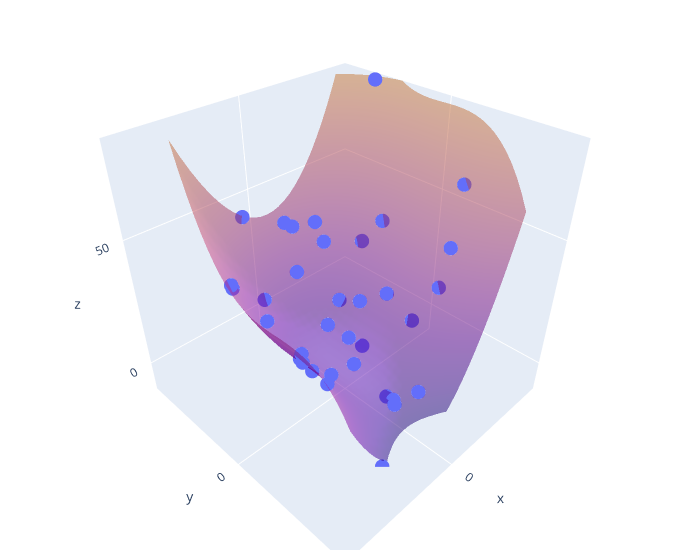

Here is the notebook cell this chart was saved with:
### Code cell
# See how well your result fits the test set (no input needed)
zz_test = [r[0] for r in y_test]
trace = go.Scatter3d(x=Xhat_test[:,1], y=Xhat_test[:,2], z=zz_test, mode='markers',marker=dict(size=5))
xs,ys = Xhat_test[:,1],Xhat_test[:,2]
xxx = np.outer(np.linspace(min(xs), max(xs), 30), np.ones(30))
yyy = np.outer(np.linspace(min(ys), max(ys), 30), np.ones(30)).T
zzz = 0
mons = generate_monomials_leq(X.shape[1],degree)
i=0
for mon in mons:
    zzz +=  v[i]*xxx**(mon[0])*yyy**(mon[1])
    i+=1
# Configure the layout.
layout = go.Layout(margin={'l': 0, 'r': 0, 'b': 0, 't': 0})
data = [trace,go.Surface(x=xxx, y=yyy, z=zzz, showscale=False, opacity=0.5)]
# Render the plot.
plot_figure = go.Figure(data=data, layout=layout)
plot_figure.update_layout(
    scene = dict(
        xaxis = dict(nticks=4, range=[-4,4],),
                     yaxis = dict(nticks=4, range=[-4,4],),
                     zaxis = dict(nticks=4, range=[min(zz_test),max(zz_test)],),),
    width=700,
    margin=dict(r=20, l=10, b=10, t=10))
plotly.offline.iplot(plot_figure)

### Figure 1 — Plotly figure (JSON) as saved in the notebook; plotly's stock layout.template omitted (floating-point values rounded to 4 significant figures; data arrays with more than 128 entries replaced by an {"elided": "..."} marker saying what was removed)
{"data": [{"marker": {"size": 5}, "mode": "markers", "type": "scatter3d", "x": [-3.67, -2.36, -2.731, -4.122, -3.462, -2.751, -1.528, -1.553, -1.459, -1.823, -2.428, -0.8837, -0.6448, -1.235, -0.5661, -0.813, -1.769, -0.1715, -0.891, -0.5141, -0.5086, 0.006839, -0.1691, 0.03189, 0.6661, 0.8863, 1.109, 1.339, 1.535, 1.355, 1.974, 2.252, 2.564, 2.078, 2.129, 2.295], "y": [-2.464, -1.639, -1.163, 0.1023, 1.075, 1.35, -2.832, -2.482, -0.8307, -0.08794, 1.313, 2.057, -3.216, -1.491, -0.4188, -0.09518, 0.9558, 1.743, -3.153, -2.592, -1.255, 0.3582, 1.488, 1.96, -3.459, -2.446, -0.7118, 0.06198, 1.025, 2.739, -2.386, -2.007, -0.1309, 0.5237, 0.609, 1.69], "z": [82.37, 28.95, 37.93, 83.07, 58.72, 39.82, 35.17, 28.48, 12.36, 18.12, 25.55, -4.22, 37.31, 10.11, 4.448, 1.26, 13.39, -4.548, 34.82, 20.41, 4.946, 2.298, -5.073, -3.142, 44.77, 17.61, 4.884, 7.235, 14.85, -12.41, 29.5, 34.79, 35.14, 23.73, 21.34, 22.69]}, {"opacity": 0.5, "showscale": false, "type": "surface", "x": {"elided": "30x30 float values"}, "y": {"elided": "30x30 float values"}, "z": {"elided": "30x30 float values"}}], "layout": {"margin": {"b": 10, "l": 10, "r": 20, "t": 10}, "scene": {"xaxis": {"nticks": 4, "range": [-4, 4]}, "yaxis": {"nticks": 4, "range": [-4, 4]}, "zaxis": {"nticks": 4, "range": [-12.41, 83.07]}}, "width": 700}}
